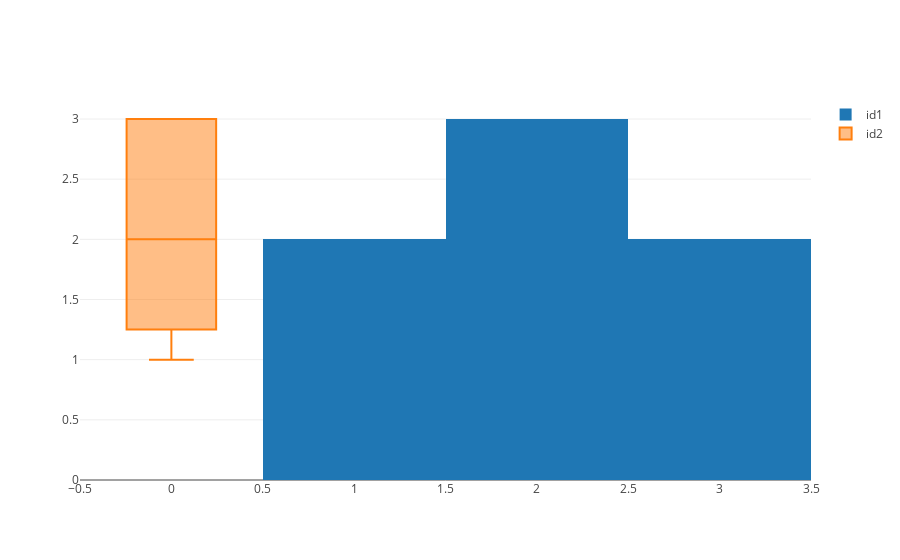

Notebook code for this chart:
### Code cell
val data = Seq(1,2,3,2,3,2,1)
val data1 = Seq(1,2,3,3,3,2,1)
val trace1 = {Histogram(data).withName("id1")}
val trace2 = {Box(data1).withName("id2")}

val layout = Layout()
.withXaxis(Axis().withAnchor(AxisAnchor.Reference(AxisReference.Y1)).withDomain(Range.fromDoubleTuple(0, 0.45)))
.withYaxis(Axis().withAnchor(AxisAnchor.Reference(AxisReference.X1)).withDomain(Range.fromDoubleTuple(0, 1)))
.withXaxis2(Axis().withAnchor(AxisAnchor.Reference(AxisReference.Y1)).withDomain(Range.fromDoubleTuple(0.55, 1)))
.withYaxis2(Axis().withAnchor(AxisAnchor.Reference(AxisReference.X1)).withDomain(Range.fromDoubleTuple(0, 1)))

val data2 = Seq(trace1, trace2)

val subplots1 = Seq( Seq("1") , Seq("2") )
val subplots2 = Seq( Seq("id1","id2"),Seq("id1","id2") )


plot(data2,Layout().withGrid(Grid().withRows(1).withColumns(2).withSubplots(subplots1)))

### Figure 1 — Plotly figure (JSON) as saved in the notebook; plotly's stock layout.template omitted (floating-point values rounded to 4 significant figures)
{"data": [{"name": "id1", "type": "histogram", "x": [1, 2, 3, 2, 3, 2, 1]}, {"name": "id2", "type": "box", "y": [1, 2, 3, 3, 3, 2, 1]}], "layout": {"autosize": true, "grid": {"columns": 2, "rows": 1, "subplots": [["1"], ["2"]]}, "xaxis": {"autorange": true, "range": [-0.5, 3.5], "type": "linear"}, "yaxis": {"autorange": true, "range": [0, 3.158], "type": "linear"}}}
